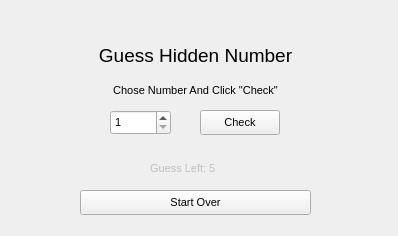
<?xml version="1.0" encoding="UTF-8"?>
<ui version="4.0">
 <class>Widget</class>
 <widget class="QWidget" name="Widget">
  <property name="geometry">
   <rect>
    <x>0</x>
    <y>0</y>
    <width>398</width>
    <height>236</height>
   </rect>
  </property>
  <property name="font">
   <font>
    <pointsize>8</pointsize>
   </font>
  </property>
  <property name="windowTitle">
   <string>Widget</string>
  </property>
  <widget class="QLabel" name="AppLabel">
   <property name="geometry">
    <rect>
     <x>60</x>
     <y>40</y>
     <width>271</width>
     <height>31</height>
    </rect>
   </property>
   <property name="font">
    <font>
     <family>Segoe UI</family>
     <pointsize>14</pointsize>
    </font>
   </property>
   <property name="text">
    <string>Guess Hidden Number</string>
   </property>
   <property name="alignment">
    <set>Qt::AlignCenter</set>
   </property>
  </widget>
  <widget class="QSpinBox" name="spinBox">
   <property name="geometry">
    <rect>
     <x>110</x>
     <y>110</y>
     <width>61</width>
     <height>25</height>
    </rect>
   </property>
   <property name="minimum">
    <number>1</number>
   </property>
   <property name="maximum">
    <number>10</number>
   </property>
  </widget>
  <widget class="QPushButton" name="check_button">
   <property name="geometry">
    <rect>
     <x>200</x>
     <y>110</y>
     <width>80</width>
     <height>25</height>
    </rect>
   </property>
   <property name="text">
    <string>Check</string>
   </property>
  </widget>
  <widget class="QLabel" name="gameStateLabel">
   <property name="geometry">
    <rect>
     <x>60</x>
     <y>80</y>
     <width>271</width>
     <height>20</height>
    </rect>
   </property>
   <property name="layoutDirection">
    <enum>Qt::LeftToRight</enum>
   </property>
   <property name="text">
    <string>Chose Number And Click &quot;Check&quot;</string>
   </property>
   <property name="alignment">
    <set>Qt::AlignCenter</set>
   </property>
  </widget>
  <widget class="QPushButton" name="start_over_button">
   <property name="geometry">
    <rect>
     <x>80</x>
     <y>190</y>
     <width>231</width>
     <height>25</height>
    </rect>
   </property>
   <property name="text">
    <string>Start Over</string>
   </property>
  </widget>
  <widget class="QLabel" name="guessLeftLabel">
   <property name="enabled">
    <bool>false</bool>
   </property>
   <property name="geometry">
    <rect>
     <x>150</x>
     <y>160</y>
     <width>81</width>
     <height>16</height>
    </rect>
   </property>
   <property name="text">
    <string>Guess Left: 5</string>
   </property>
  </widget>
 </widget>
 <resources/>
 <connections/>
</ui>
